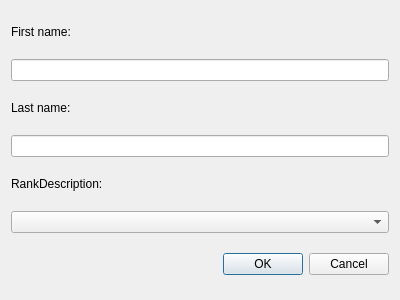
<?xml version="1.0" encoding="UTF-8"?>
<ui version="4.0">
 <class>AddSoldierDialog</class>
 <widget class="QDialog" name="AddSoldierDialog">
  <property name="geometry">
   <rect>
    <x>0</x>
    <y>0</y>
    <width>400</width>
    <height>300</height>
   </rect>
  </property>
  <property name="windowTitle">
   <string>Dialog</string>
  </property>
  <layout class="QGridLayout" name="gridLayout">
   <item row="5" column="0">
    <widget class="QComboBox" name="rankComboBox"/>
   </item>
   <item row="3" column="0">
    <widget class="QLineEdit" name="lastNameInput"/>
   </item>
   <item row="6" column="0">
    <widget class="QDialogButtonBox" name="buttonBox">
     <property name="orientation">
      <enum>Qt::Horizontal</enum>
     </property>
     <property name="standardButtons">
      <set>QDialogButtonBox::Cancel|QDialogButtonBox::Ok</set>
     </property>
    </widget>
   </item>
   <item row="1" column="0">
    <widget class="QLineEdit" name="firstNameInput"/>
   </item>
   <item row="2" column="0">
    <widget class="QLabel" name="label_2">
     <property name="sizePolicy">
      <sizepolicy hsizetype="Preferred" vsizetype="Fixed">
       <horstretch>0</horstretch>
       <verstretch>0</verstretch>
      </sizepolicy>
     </property>
     <property name="text">
      <string>Last name:</string>
     </property>
    </widget>
   </item>
   <item row="0" column="0">
    <widget class="QLabel" name="label">
     <property name="sizePolicy">
      <sizepolicy hsizetype="Preferred" vsizetype="Fixed">
       <horstretch>0</horstretch>
       <verstretch>0</verstretch>
      </sizepolicy>
     </property>
     <property name="text">
      <string>First name:</string>
     </property>
    </widget>
   </item>
   <item row="4" column="0">
    <widget class="QLabel" name="label_3">
     <property name="sizePolicy">
      <sizepolicy hsizetype="Preferred" vsizetype="Fixed">
       <horstretch>0</horstretch>
       <verstretch>0</verstretch>
      </sizepolicy>
     </property>
     <property name="text">
      <string>RankDescription:</string>
     </property>
    </widget>
   </item>
  </layout>
 </widget>
 <tabstops>
  <tabstop>firstNameInput</tabstop>
  <tabstop>lastNameInput</tabstop>
  <tabstop>rankComboBox</tabstop>
 </tabstops>
 <resources/>
 <connections>
  <connection>
   <sender>buttonBox</sender>
   <signal>accepted()</signal>
   <receiver>AddSoldierDialog</receiver>
   <slot>accept()</slot>
   <hints>
    <hint type="sourcelabel">
     <x>248</x>
     <y>254</y>
    </hint>
    <hint type="destinationlabel">
     <x>157</x>
     <y>274</y>
    </hint>
   </hints>
  </connection>
  <connection>
   <sender>buttonBox</sender>
   <signal>rejected()</signal>
   <receiver>AddSoldierDialog</receiver>
   <slot>reject()</slot>
   <hints>
    <hint type="sourcelabel">
     <x>316</x>
     <y>260</y>
    </hint>
    <hint type="destinationlabel">
     <x>286</x>
     <y>274</y>
    </hint>
   </hints>
  </connection>
 </connections>
</ui>
